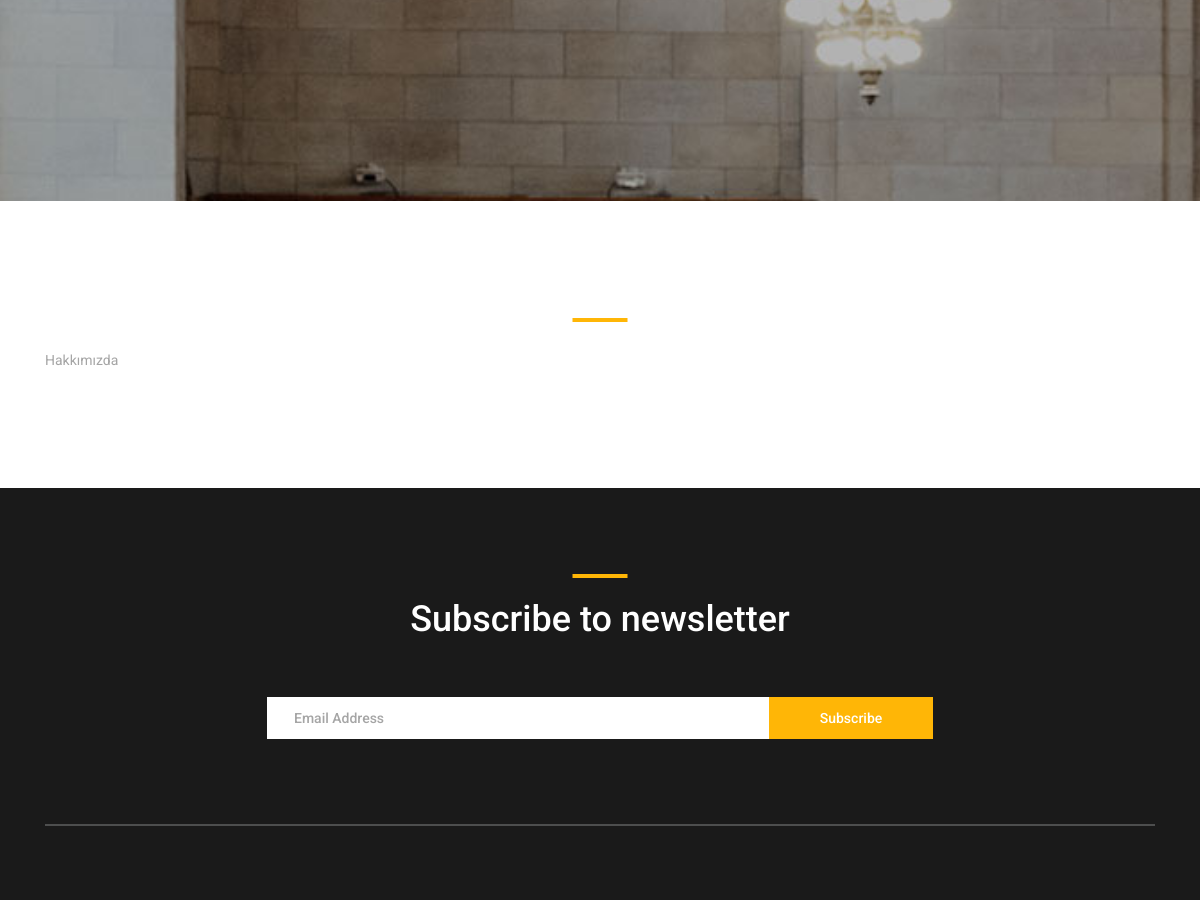
Page /about/ (middle part) on the earlier database version.
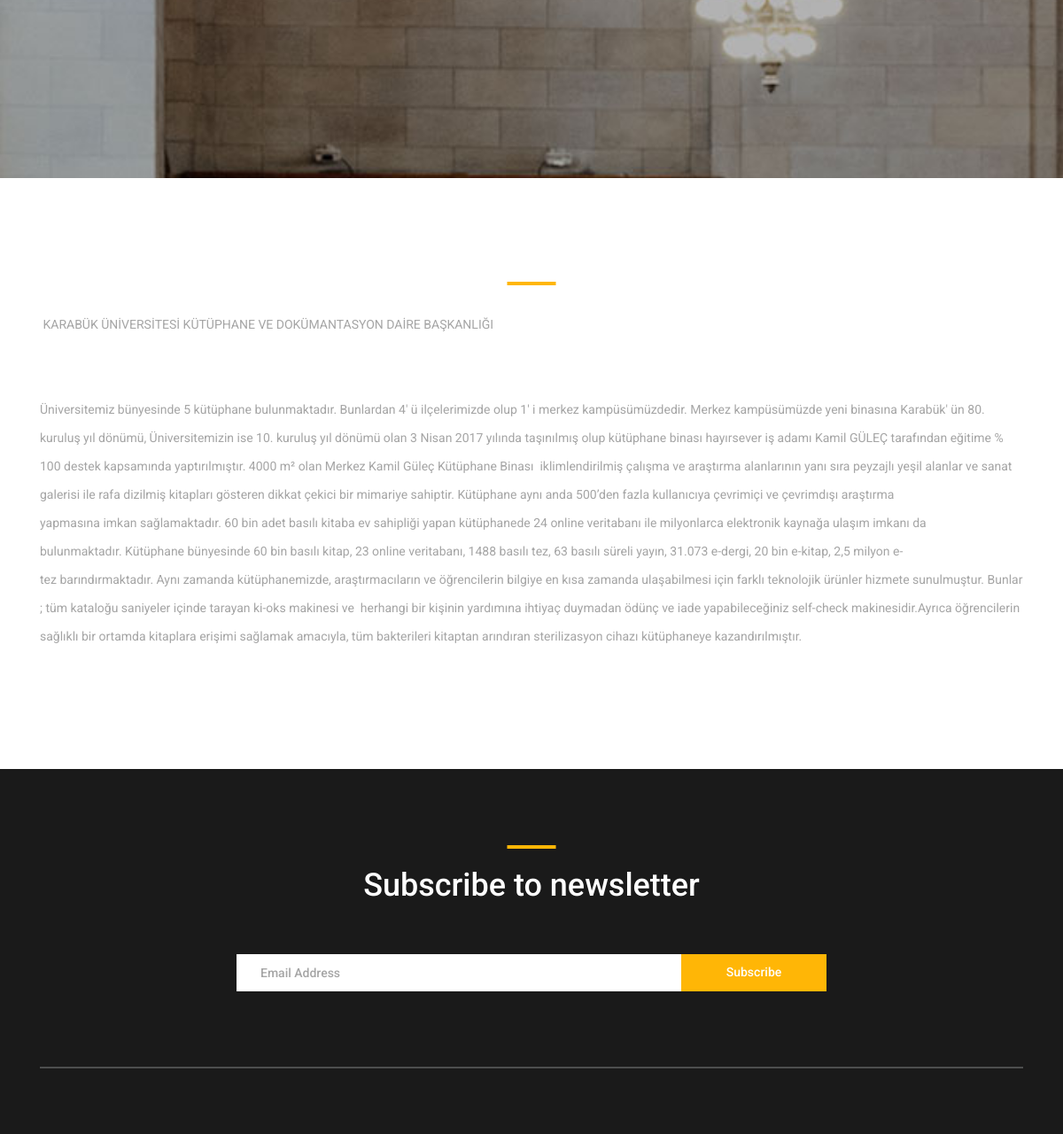
Same page on the later database version.
### home/models.py (models this page shows, shortened)
class Setting(models.Model):
    STATUS = (
        ('True', 'Evet'), ('False', 'Hayır'),
    )
    title = models.CharField(max_length=100)
    keywords = models.CharField(max_length=255)
    description = models.CharField(max_length=255)
    company = models.CharField(max_length=50)
    adress = models.CharField(blank=True, max_length=255)
    phone = models.CharField(blank=True, max_length=255)
    fax = models.CharField(blank=True, max_length=255)
    email = models.CharField(blank=True, max_length=255)
    stmpserver = models.CharField(max_length=25)
    stmpemail = models.CharField(max_length=25)
    stmppassword = models.CharField(max_length=25)
    stmpport = models.CharField(blank=True, max_length=10)
    icon = models.ImageField(blank=True, upload_to='images/')
    facebook = models.CharField(blank=True, max_length=50)
    twitter = models.CharField(blank=True, max_length=50)
    instagram = models.CharField(blank=True, max_length=50)
    aboutus = RichTextUploadingField(blank=True, )
    contact = RichTextUploadingField(blank=True, )
    references = RichTextUploadingField(blank=True, )
    status = models.CharField(max_length=10, choices=STATUS)
    created_at = models.DateTimeField(auto_now_add=True)
    updated_at = models.DateTimeField(auto_now=True)

### home/views.py (the view)
# urls.py: path('about/', views.about, name='about'),
def about(request):
    setting =Setting.objects.get(pk=1)
    context = {'setting': setting, 'page': 'about'}
    return render(request,'about.html',context)

### home/templates/about.html (shortened to what this page needs)
 {% extends "homebase.html" %}
 {% block body %}
 {% load static %}
 <div class="hero_slider_container">
			<div class="hero_slider owl-carousel">
				<div class="hero_slide">
					<div class="hero_slide_background" style="background-image:url({% static 'images/contact_background.jpg' %})"></div>
					<div class="hero_slide_container d-flex flex-column align-items-center justify-content-center">
					</div>
				</div>
            </div>
 </div>
	<div class="popular page_section">
		<div class="container">
			<div class="row">
				<div class="col">
					<div class="section_title text-center">
						<h1></h1>
					</div>
				</div>
			</div>
            <div>
                {{ setting.aboutus |safe }}
            </div>
        </div>
    </div>
{% endblock %}

### home/templates/homebase.html (shortened to what this page needs)
<!DOCTYPE html>
<html lang="en">
<head>
    {% load static %}
<link rel="stylesheet" type="text/css" href="{% static 'styles/bootstrap4/bootstrap.min.css' %}">
<link href="{% static 'plugins/fontawesome-free-5.0.1/css/fontawesome-all.css" rel="stylesheet" type="text/css' %}">
<link rel="stylesheet" type="text/css" href="{% static 'plugins/OwlCarousel2-2.2.1/owl.carousel.css' %}">
<link rel="stylesheet" type="text/css" href="{% static 'plugins/OwlCarousel2-2.2.1/owl.theme.default.css' %}">
<link rel="stylesheet" type="text/css" href="{% static 'plugins/OwlCarousel2-2.2.1/animate.css' %}">
<link rel="stylesheet" type="text/css" href="{% static 'styles/main_styles.css' %}">
<link rel="stylesheet" type="text/css" href="{% static 'styles/responsive.css' %}">
</head>
      {% block body %} {% endblock %}
    {% include 'footer.html' %}
<body>
</body>
</html>

### home/templates/footer.html (shortened to what this page needs)
	<footer class="footer">
		<div class="container">
			<div class="newsletter">
				<div class="row">
					<div class="col">
						<div class="section_title text-center">
							<h1>Subscribe to newsletter</h1>
						</div>
					</div>
				</div>
				<div class="row">
					<div class="col text-center">
						<div class="newsletter_form_container mx-auto">
							<form action="post">
								<div class="newsletter_form d-flex flex-md-row flex-column flex-xs-column align-items-center justify-content-center">
									<input id="newsletter_email" class="newsletter_email" type="email" placeholder="Email Address" required="required" data-error="Valid email is required.">
									<button id="newsletter_submit" type="submit" class="newsletter_submit_btn trans_300" value="Submit">Subscribe</button>
								</div>
							</form>
						</div>
					</div>
				</div>
			</div>
			<div class="footer_content">
			</div>
		</div>
	</footer>
{% load static %}

### home/static/styles/main_styles.css (style rules this page uses)
* { margin: 0; padding: 0; -webkit-font-smoothing: antialiased; -webkit-text-shadow: rgba(0,0,0,.01) 0 0 1px; text-shadow: rgba(0,0,0,.01) 0 0 1px; }
body { font-family: 'Roboto', sans-serif; font-size: 14px; font-weight: 400; background: #FFFFFF; color: #a5a5a5; }
div { display: block; position: relative; -webkit-box-sizing: border-box; -moz-box-sizing: border-box; box-sizing: border-box; }
p { font-family: 'Roboto', sans-serif; font-size: 14px; line-height: 2.29; font-weight: 400; color: #a5a5a5; -webkit-font-smoothing: antialiased; -webkit-text-shadow: rgba(0,0,0,.01) 0 0 1px; text-shadow: rgba(0,0,0,.01) 0 0 1px; }
h1 { font-size: 36px; }
h1, h2, h3, h4, h5, h6 { font-family: 'Roboto', sans-serif; -webkit-font-smoothing: antialiased; -webkit-text-shadow: rgba(0,0,0,.01) 0 0 1px; text-shadow: rgba(0,0,0,.01) 0 0 1px; }
.trans_300 { -webkit-transition: all 300ms ease; -moz-transition: all 300ms ease; -ms-transition: all 300ms ease; -o-transition: all 300ms ease; transition: all 300ms ease; }
.hero_slider_container { width: 100%; height: 100%; }
.hero_slide { width: 100%; height: 100%; }
.hero_slide_background { position: absolute; top: 0; left: 0; width: 100%; height: 100%; background-repeat: no-repeat; background-size: cover; background-position: center center; }
.hero_slide_container { width: 100%; height: 100vh; }
.page_section { padding-top: 117px; padding-bottom: 117px; }
.section_title h1 { display: block; color: #1a1a1a; font-weight: 500; padding-top: 24px; }
.section_title h1::before { display: block; position: absolute; top: 0; left: 50%; -webkit-transform: translateX(-50%); -moz-transform: translateX(-50%); -ms-transform: translateX(-50%); -o-transform: translateX(-50%); transform: translateX(-50%); width: 55px; height: 4px; content: ''; background: #ffb606; }
input:last-of-type { margin-bottom: 0px; }
.footer { width: 100%; padding-top: 86px; background: #1a1a1a; }
.footer .section_title h1 { color: #FFFFFF; }
.newsletter { padding-bottom: 85px; border-bottom: solid 2px #4d4e4e; }
.newsletter_form_container { width: 60%; margin-top: 48px; }
.newsletter_email { width: calc(100% - 164px); height: 42px; border: none; padding-left: 27px; font-weight: 500; color: #1a1a1a; }
.newsletter_submit_btn { width: 164px; height: 42px; border: none; background: #ffb606; color: #FFFFFF; font-size: 14px; font-weight: 500; cursor: pointer; }
.footer_content { padding-top: 80px; padding-bottom: 83px; border-bottom: solid 2px #4d4e4e; }

Differences in the rows shown:
changed Setting: aboutus "Hakkımızda" → "KARABÜK ÜNİVERSİTESİ KÜTÜPHANE VE DOKÜMANTASYON DAİRE BAŞKANLIĞI Üniversitemiz bünyesinde 5 kütüphane bulunmaktadır. Bunlardan 4' ü ilçelerimizde olup 1' i merkez kampüsümüzdedir. Merkez kampüsümüzde yeni binasına Karabük' ün 80. kuruluş yıl dönümü, Üniversitemizin ise 10. kuruluş yıl dönümü olan 3 Nisan 2017 yılında taşınılmış olup kütüphane binası hayırsever iş adamı Kamil GÜLEÇ tarafından eğitime % 100 destek kapsamında yaptırılmıştır. 4000 m² olan Merkez Kamil Güleç Kütüphane Binası iklimlendirilmiş çalışma ve araştırma alanlarının yanı sıra peyzajlı yeşil alanlar ve sanat galerisi ile rafa dizilmiş kitapları gösteren dikkat çekici bir mimariye sahiptir. Kütüphane aynı anda 500’den…"
